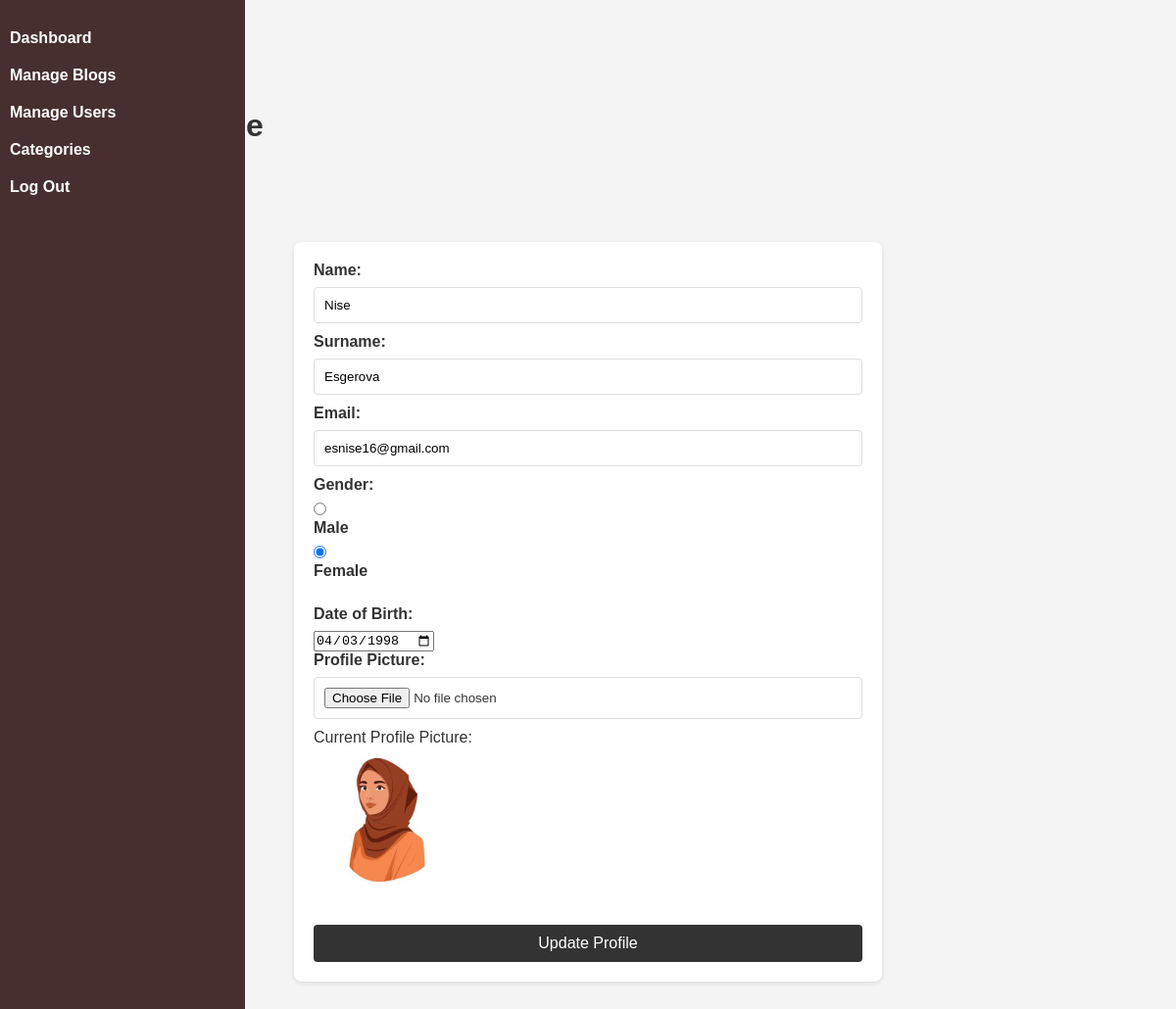
The app's page /client/profile/updateprofile.php (signed in) with its own data.
### tables this page shows
CREATE TABLE `users` (
  `id` bigint(20) NOT NULL,
  `name` varchar(255) NOT NULL,
  `surname` varchar(255) NOT NULL,
  `password` varchar(255) NOT NULL,
  `gender` int(11) NOT NULL,
  `dob` date NOT NULL,
  `profile` varchar(255) DEFAULT NULL,
  `email` varchar(255) NOT NULL,
  `active` int(11) DEFAULT 0,
  `role` int(11) DEFAULT 0,
  `otp` int(11) DEFAULT NULL,
  `created_at` timestamp NOT NULL DEFAULT current_timestamp(),
  `updated_at` timestamp NOT NULL DEFAULT current_timestamp()
);

### client/profile/updateprofile.php (the view, shortened to what this page needs)
<?php
include "../../index.php";
$userId = $_SESSION['id'];
$sql = "SELECT name, surname, email, gender, dob, profile FROM users WHERE id = ?";
$query = $connection->prepare($sql);
$query->execute([$userId]);
$user = $query->fetch(PDO::FETCH_ASSOC);
?>
<!DOCTYPE html>
<html lang="en">
<head>
</head>
<body>
    <div class="main">
        <h1>Edit Profile</h1>
        <div class="profInfo">
            <form action="" method="POST" enctype="multipart/form-data">
                <label for="name">Name:</label>
                <input type="text" id="name" name="name" value="<?php echo htmlspecialchars($user['name']); ?>" required>
                <br>
                <label for="surname">Surname:</label>
                <input type="text" id="surname" name="surname" value="<?php echo htmlspecialchars($user['surname']); ?>" required>
                <br>
                <label for="email">Email:</label>
                <input type="email" id="email" name="email" value="<?php echo htmlspecialchars($user['email']); ?>" required>
                <br>
                <label for="gender">Gender:</label>
                <input type="radio" id="male" name="gender" value="1" <?php echo $user['gender'] == 1 ? 'checked' : ''; ?>>
                <label for="male">Male</label>
                <input type="radio" id="female" name="gender" value="2" <?php echo $user['gender'] == 2 ? 'checked' : ''; ?>>
                <label for="female">Female</label>
                <br>
                <label for="dob">Date of Birth:</label>
                <input type="date" id="dob" name="dob" value="<?php echo htmlspecialchars($user['dob']); ?>" required>
                <br>
                <label for="profile">Profile Picture:</label>
                <input type="file" id="profile" name="profile">
                <?php if ($user['profile']): ?>
                    <div>
                        <p>Current Profile Picture:</p>
                        <img src="../../public/<?php echo htmlspecialchars($user['profile']); ?>" alt="Profile Picture" style="max-width: 150px;">
                    </div>
                <?php endif; ?>
                <br>
                <button type="submit">Update Profile</button>
            </form>
        </div>
    </div>
</body>
</html>

### head.php (style rules this page uses)
* { box-sizing: border-box; margin: 0; padding: 0; text-decoration: none; list-style: none; }
body { font-family: Arial, sans-serif; background-color: #f4f4f4; color: #333; margin: 0; padding: 0; outline: none; }
form { max-width: 600px; padding: 20px; background-color: #fff; border-radius: 8px; box-shadow: 0 2px 5px rgba(0, 0, 0, 0.1); margin: 100px auto; }
form label { display: block; margin-bottom: 8px; font-weight: bold; }
form input[type="text"], form input[type="email"], form input[type="password"], form input[type="file"] { width: 100%; padding: 10px; margin-bottom: 10px; border: 1px solid #ddd; border-radius: 4px; box-sizing: border-box; }
form input[type="radio"] { margin-right: 5px; }
form button { background-color: #333; color: #fff; border: none; padding: 10px 20px; border-radius: 4px; cursor: pointer; font-size: 16px; display: block; width: 100%; margin-top: 10px; }
.main { width: 100%; margin-top: 70px; padding: 40px 100px; }

### records on screen
users: name "Nise", surname "Esgerova", email "esnise16@gmail.com", gender "☐ Male", gender "☑ Female", dob "04/03/1998", profile (picture)
